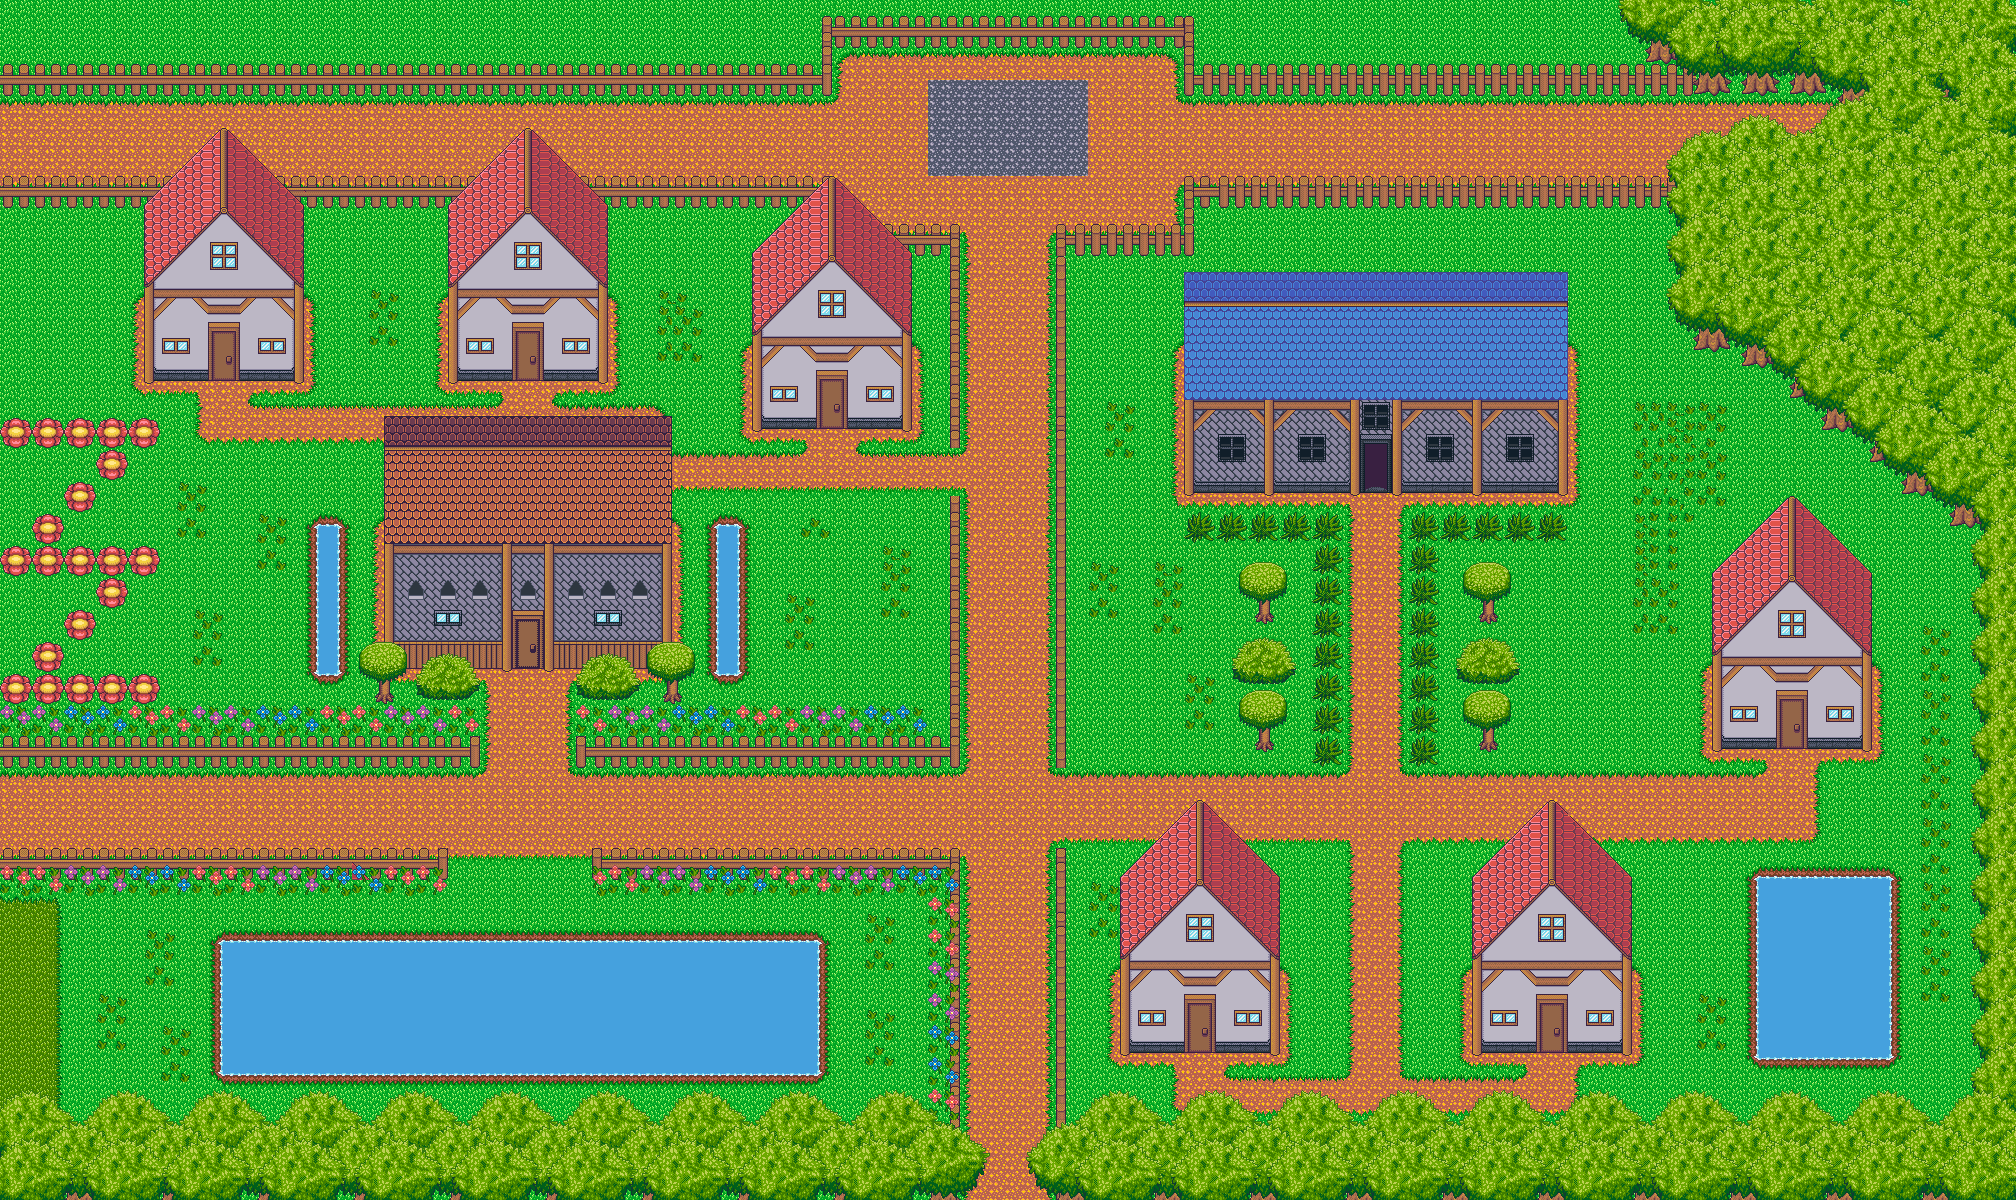

Rendered tile map (Tiled .tmx) drawn with the repository's tilesets; below, a short description and the map source with its tile grids summarised:
An orthogonal 126x75 tile map with 16x16 px tiles, 41 tile layers (Capa de patrones 1, valla, water, flores, ...), 6 tilesets.

<map version="1.4" tiledversion="1.4.2" orientation="orthogonal" renderorder="right-down" width="126" height="75" tilewidth="16" tileheight="16" infinite="0" nextlayerid="44" nextobjectid="1">
 <tileset firstgid="1" name="Suelo" tilewidth="16" tileheight="16" tilecount="768" columns="32">
  <image source="A2_Ground.png" width="512" height="384" />
 </tileset>
 <tileset firstgid="769" name="outside1" tilewidth="16" tileheight="16" tilecount="1024" columns="32">
  <image source="C_OutSide_Nature.png" width="512" height="512" />
 </tileset>
 <tileset firstgid="1793" name="houses1" tilewidth="16" tileheight="16" tilecount="1024" columns="32">
  <image source="B_HouseExteriorTiles.png" width="512" height="512" />
 </tileset>
 <tileset firstgid="2817" name="A4_Walls_2" tilewidth="16" tileheight="16" tilecount="1024" columns="32">
  <image source="A4_Walls_2.png" width="512" height="512" />
 </tileset>
 <tileset firstgid="3841" name="houses2" tilewidth="16" tileheight="16" tilecount="1024" columns="32">
  <image source="B_HouseExteriorTiles_1_B.png" width="512" height="512" />
 </tileset>
 <tileset firstgid="4865" name="water" tilewidth="16" tileheight="16" tilecount="768" columns="32">
  <image source="A1_AnimatedGround.png" width="512" height="384" />
 </tileset>
 <layer id="1" name="Capa de patrones 1" width="126" height="75">
  <data>[9450 cells, 9450 non-empty, 59 distinct tile ids]</data>
 </layer>
 <layer id="7" name="valla" width="126" height="75">
  <data>[9450 cells, 735 non-empty, 30 distinct tile ids]</data>
 </layer>
 <layer id="43" name="water" width="126" height="75">
  <data>[9450 cells, 586 non-empty, 17 distinct tile ids]</data>
 </layer>
 <layer id="6" name="flores" width="126" height="75">
  <data>[9450 cells, 298 non-empty, 52 distinct tile ids]</data>
 </layer>
 <layer id="41" name="housestructure" width="126" height="75">
  <data>[9450 cells, 1610 non-empty, 340 distinct tile ids]</data>
 </layer>
 <layer id="42" name="windowsdoors" width="126" height="75">
  <data>[9450 cells, 546 non-empty, 95 distinct tile ids]</data>
 </layer>
 <layer id="14" name="Capa de patrones 12" width="126" height="75">
  <data>[9450 cells, 96 non-empty, 24 distinct tile ids]</data>
 </layer>
 <layer id="39" name="Capa de patrones 37" width="126" height="75">
  <data>[9450 cells, 128 non-empty, 36 distinct tile ids]</data>
 </layer>
 <layer id="8" name="Capa de patrones 6" width="126" height="75">
  <data>[9450 cells, 110 non-empty, 36 distinct tile ids]</data>
 </layer>
 <layer id="9" name="Capa de patrones 7" width="126" height="75">
  <data>[9450 cells, 60 non-empty, 30 distinct tile ids]</data>
 </layer>
 <layer id="10" name="Capa de patrones 8" width="126" height="75">
  <data>[9450 cells, 60 non-empty, 36 distinct tile ids]</data>
 </layer>
 <layer id="11" name="Capa de patrones 9" width="126" height="75">
  <data>[9450 cells, 106 non-empty, 36 distinct tile ids]</data>
 </layer>
 <layer id="12" name="Capa de patrones 10" width="126" height="75">
  <data>[9450 cells, 132 non-empty, 36 distinct tile ids]</data>
 </layer>
 <layer id="13" name="Capa de patrones 11" width="126" height="75">
  <data>[9450 cells, 114 non-empty, 36 distinct tile ids]</data>
 </layer>
 <layer id="15" name="Capa de patrones 13" width="126" height="75">
  <data>[9450 cells, 132 non-empty, 36 distinct tile ids]</data>
 </layer>
 <layer id="16" name="Capa de patrones 14" width="126" height="75">
  <data>[9450 cells, 108 non-empty, 36 distinct tile ids]</data>
 </layer>
 <layer id="17" name="Capa de patrones 15" width="126" height="75">
  <data>[9450 cells, 132 non-empty, 36 distinct tile ids]</data>
 </layer>
 <layer id="18" name="Capa de patrones 16" width="126" height="75">
  <data>[9450 cells, 108 non-empty, 36 distinct tile ids]</data>
 </layer>
 <layer id="19" name="Capa de patrones 17" width="126" height="75">
  <data>[9450 cells, 132 non-empty, 36 distinct tile ids]</data>
 </layer>
 <layer id="20" name="Capa de patrones 18" width="126" height="75">
  <data>[9450 cells, 108 non-empty, 36 distinct tile ids]</data>
 </layer>
 <layer id="21" name="Capa de patrones 19" width="126" height="75">
  <data>[9450 cells, 96 non-empty, 36 distinct tile ids]</data>
 </layer>
 <layer id="22" name="Capa de patrones 20" width="126" height="75">
  <data>[9450 cells, 84 non-empty, 36 distinct tile ids]</data>
 </layer>
 <layer id="23" name="Capa de patrones 21" width="126" height="75">
  <data>[9450 cells, 66 non-empty, 36 distinct tile ids]</data>
 </layer>
 <layer id="24" name="Capa de patrones 22" width="126" height="75">
  <data>[9450 cells, 54 non-empty, 36 distinct tile ids]</data>
 </layer>
 <layer id="25" name="Capa de patrones 23" width="126" height="75">
  <data>[9450 cells, 36 non-empty, 36 distinct tile ids]</data>
 </layer>
 <layer id="26" name="Capa de patrones 24" width="126" height="75">
  <data>[9450 cells, 18 non-empty, 18 distinct tile ids]</data>
 </layer>
 <layer id="27" name="Capa de patrones 25" width="126" height="75">
  <data>[9450 cells, 18 non-empty, 18 distinct tile ids]</data>
 </layer>
 <layer id="28" name="Capa de patrones 26" width="126" height="75">
  <data>[9450 cells, 18 non-empty, 18 distinct tile ids]</data>
 </layer>
 <layer id="29" name="Capa de patrones 27" width="126" height="75">
  <data>[9450 cells, 18 non-empty, 18 distinct tile ids]</data>
 </layer>
 <layer id="30" name="Capa de patrones 28" width="126" height="75">
  <data>[9450 cells, 18 non-empty, 18 distinct tile ids]</data>
 </layer>
 <layer id="31" name="Capa de patrones 29" width="126" height="75">
  <data>[9450 cells, 18 non-empty, 18 distinct tile ids]</data>
 </layer>
 <layer id="32" name="Capa de patrones 30" width="126" height="75">
  <data>[9450 cells, 18 non-empty, 18 distinct tile ids]</data>
 </layer>
 <layer id="33" name="Capa de patrones 31" width="126" height="75">
  <data>[9450 cells, 18 non-empty, 18 distinct tile ids]</data>
 </layer>
 <layer id="34" name="Capa de patrones 32" width="126" height="75">
  <data>[9450 cells, 18 non-empty, 18 distinct tile ids]</data>
 </layer>
 <layer id="35" name="Capa de patrones 33" width="126" height="75">
  <data>[9450 cells, 18 non-empty, 18 distinct tile ids]</data>
 </layer>
 <layer id="36" name="Capa de patrones 34" width="126" height="75">
  <data>[9450 cells, 18 non-empty, 18 distinct tile ids]</data>
 </layer>
 <layer id="37" name="Capa de patrones 35" width="126" height="75">
  <data>[9450 cells, 18 non-empty, 18 distinct tile ids]</data>
 </layer>
 <layer id="38" name="Capa de patrones 36" width="126" height="75">
  <data>[9450 cells, 18 non-empty, 18 distinct tile ids]</data>
 </layer>
 <layer id="4" name="Capa de patrones 2" width="126" height="75">
  <data>[9450 cells, 930 non-empty, 60 distinct tile ids]</data>
 </layer>
 <layer id="5" name="Capa de patrones 3" width="126" height="75">
  <data>[9450 cells, 610 non-empty, 30 distinct tile ids]</data>
 </layer>
 <layer id="40" name="Capa de patrones 38" width="126" height="75">
  <data>[9450 cells, 468 non-empty, 24 distinct tile ids]</data>
 </layer>
</map>
